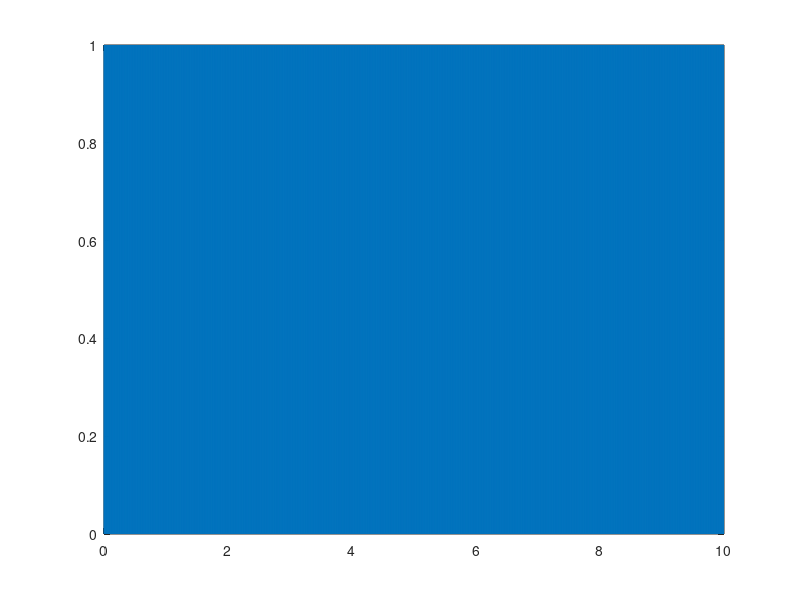
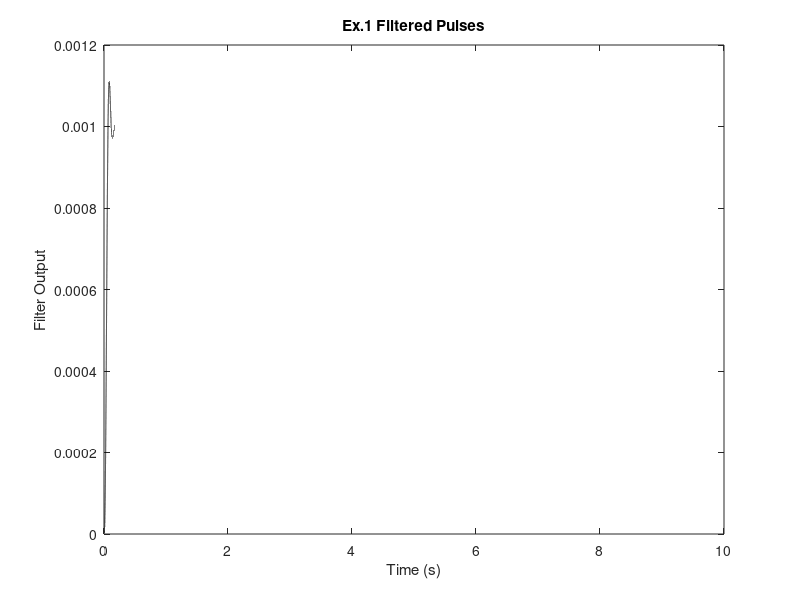
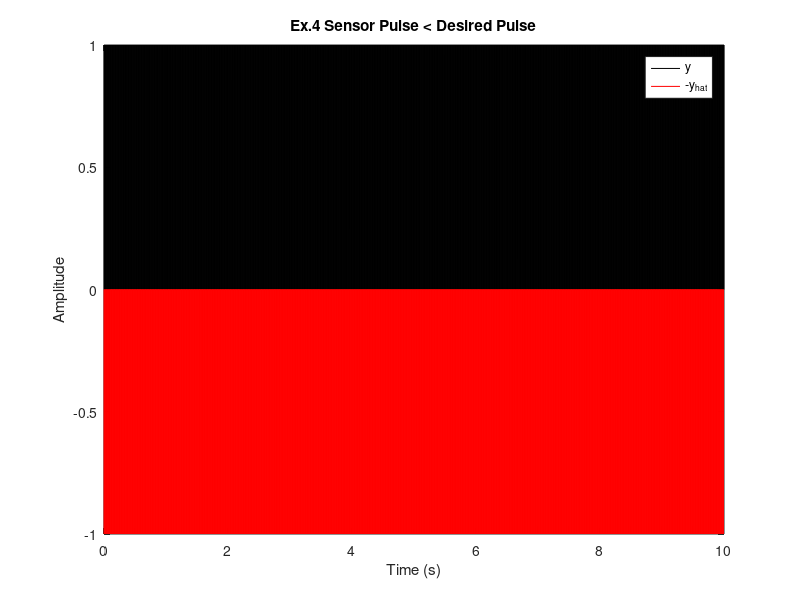
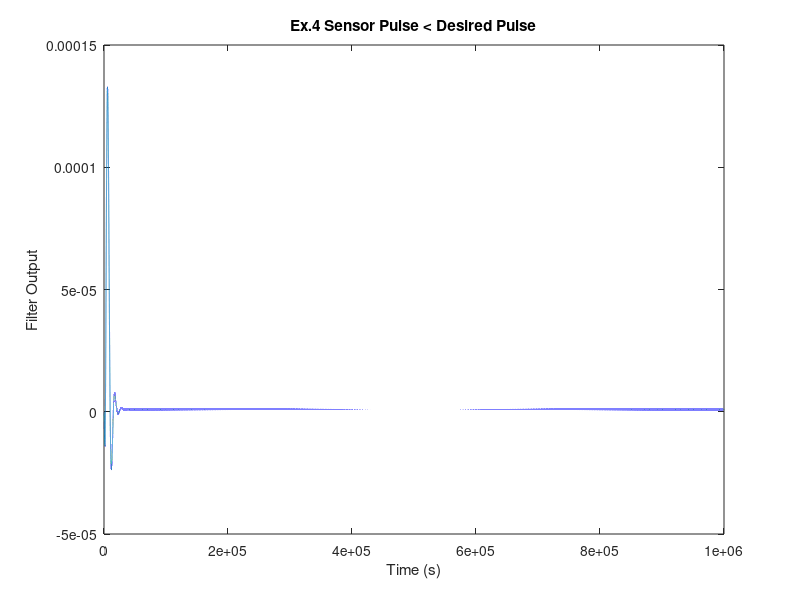

These figures' MATLAB source, in order:
clear;
% Time stuff
dt = 0.00001;
T = 10;
t = 0:dt:(T-dt);
fs = 1/dt;

% impulse pulse period
dt_p = 1000*dt;
% y_hat is equivalent to l* but with pusles and represents the *desired* lenght
y_hat = zeros(numel(t),1);
y_hat(mod(int32(t/dt),int32(dt_p/dt)) == 0) = 1;

figure;
plot(t,y_hat);

% create filter
fc = 10;
% fourth order low pass - you'll have to explore filter parameters
% 4th order gives better (smoother) response that first order
%[b,a] = butter(4,2*fc/fs);
[b,a] = butter(4,2*fc/fs);

% Give you an idea of how the filter *smoothes* the puslese
y_hat_filter=filter(b,a,y_hat);
figure;
  plot(t,y_hat_filter,'k');
  xlabel('Time (s)');
  ylabel('Filter Output')
  title('Ex.1 Filtered Pulses');

%% 

%
%
% Let's simulate the sensor signal now
%
%
%

% impulse pulse freq. same as y_hat
dt_p2 = 100*dt;

% y is the output of the sensor and equivalent to l (lenght) but with pusles
y = zeros(numel(t),1);
y(mod(t,dt_p2) == 0) = 1;

% if y_hat and y are identical, then l-l* = 0
% figure;
%   plot(t,filter(b,a,y-y_hat),'k')
%   xlabel('Time (s)');
%   ylabel('Filter Output')
%   title('Ex.2 Sensor Pulse = Desired Pulse');

% if y is phase shifted, still the output is close to zeros (except the
% transient portion in the beginning). This shifts y by half a period so the
% signals are completely out of phase which should produce the maximum
% variation when both signals have the same freq.
% fp=1/dt_p2;
% y = circshift(y,floor(fs/fp/2));
% 
% figure;
%   plot(t,y,'k'); hold all;
%   plot(t,-y_hat,'r');
%   legend('y','-y_{hat}')
%   xlabel('Time (s)');
%   ylabel('Amplitude')
%   title('Ex.3 Sensor Pulse = Desired Pulse, but phase shifted');
% 
% figure;
%   plot(filter(b,a,y-y_hat))
%   xlabel('Time (s)');
%   ylabel('Filter Output')
%   title('Ex.3 Sensor Pulse = Desired Pulse, but phase shifted');


% y freq. lower than y_hat -- correponsds to the muscle being
% longer than desired
dt_p2 = 999*dt;
y = zeros(numel(t),1);
y(mod(int32(t/dt),int32(dt_p2/dt)) == 0) = 1;
fp=1/dt_p2;
y = circshift(y,floor(fs/fp/2));

figure;
  plot(t,y,'k'); hold all;
  plot(t,-y_hat,'r');
  legend('y','-y_{hat}')
  xlabel('Time (s)');
  ylabel('Amplitude')
  title('Ex.4 Sensor Pulse < Desired Pulse');


figure;
  plot(filter(b,a,y-y_hat))
  xlabel('Time (s)');
  ylabel('Filter Output')
  title('Ex.4 Sensor Pulse < Desired Pulse');
%% 

% impulse pulse freq. higher than y_hat -- correponsds to the muscle being
% longer than desired
dt_p2 = 130*dt;
y = zeros(numel(t),1);
y(mod(int32(t/dt),int32(dt_p2/dt)) == 0) = 1;

figure;
  plot(t,y,'k'); hold all;
  plot(t,-y_hat,'r');
  legend('y','-y_{hat}')
  xlabel('Time (s)');
  ylabel('Amplitude')
  title('Ex.5 Sensor Pulse > Desired Pulse');


figure;
  plot(filter(b,a,y-y_hat))
  xlabel('Time (s)');
  ylabel('Filter Output')
  title('Ex.5 Sensor Pulse > Desired Pulse');


